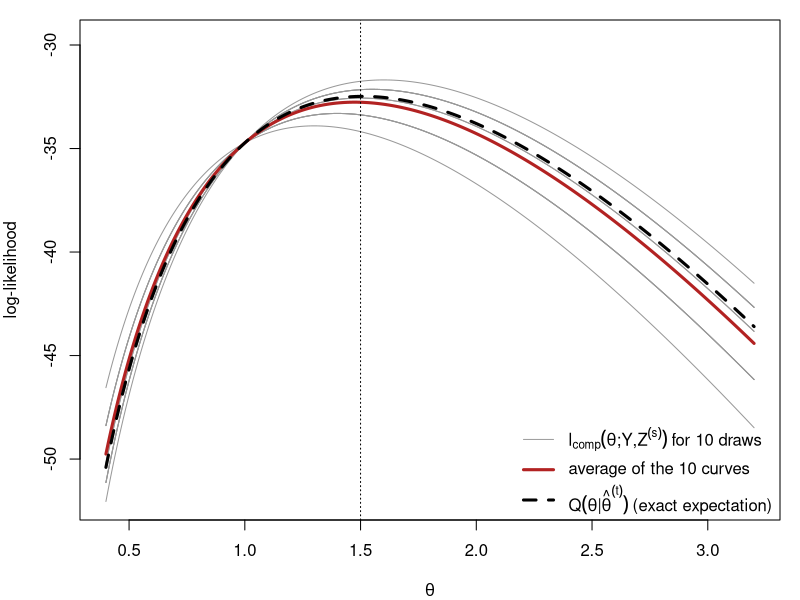
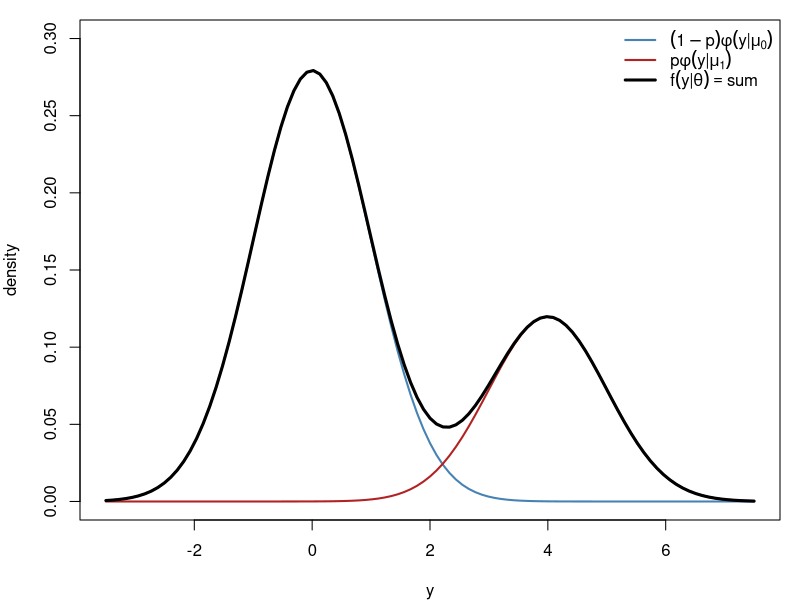
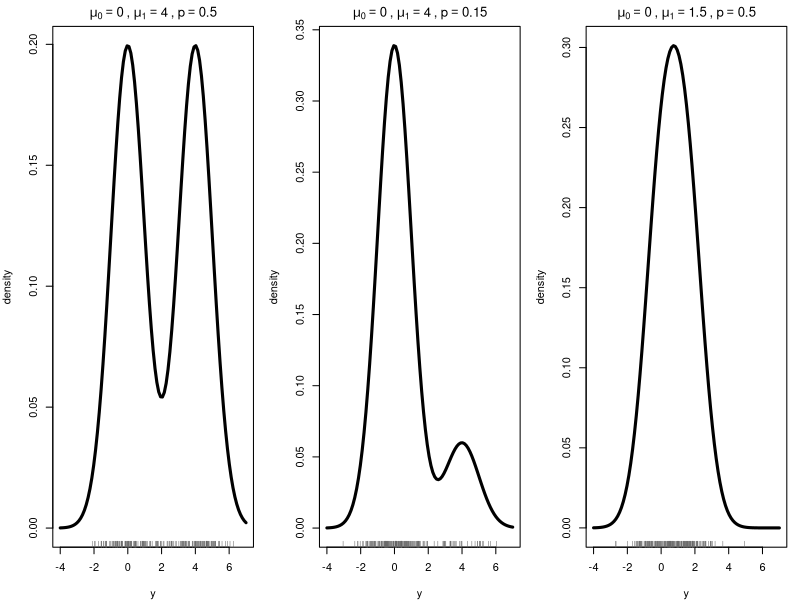
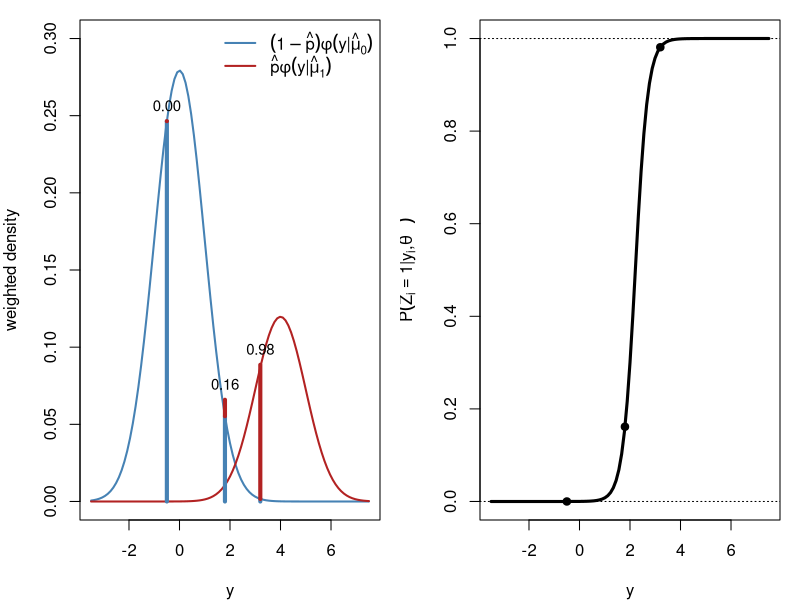
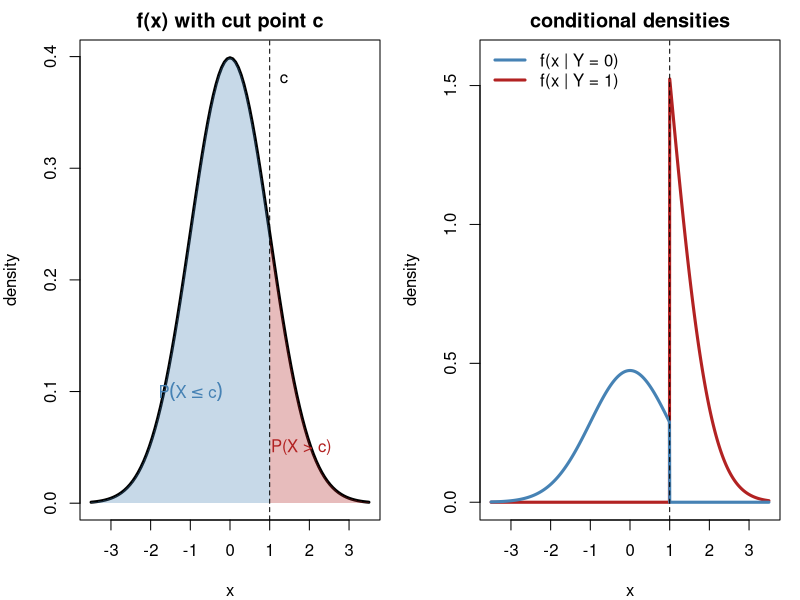
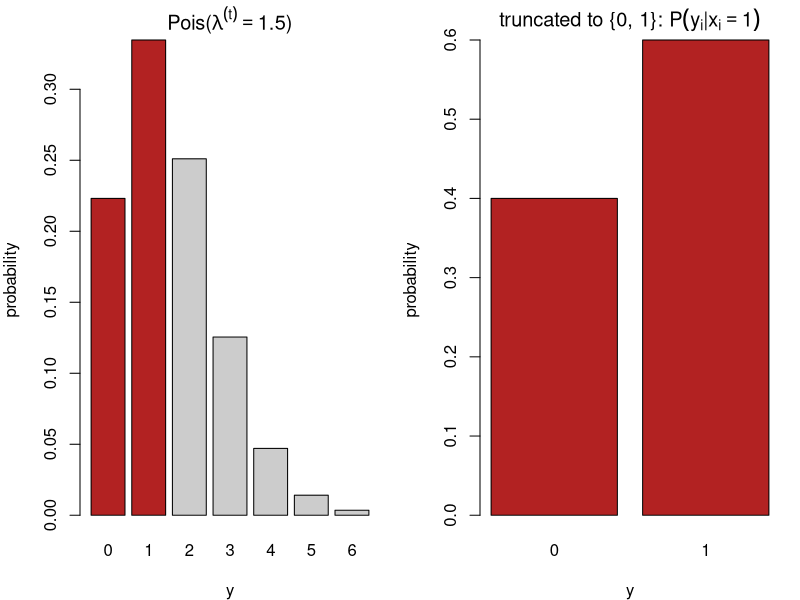
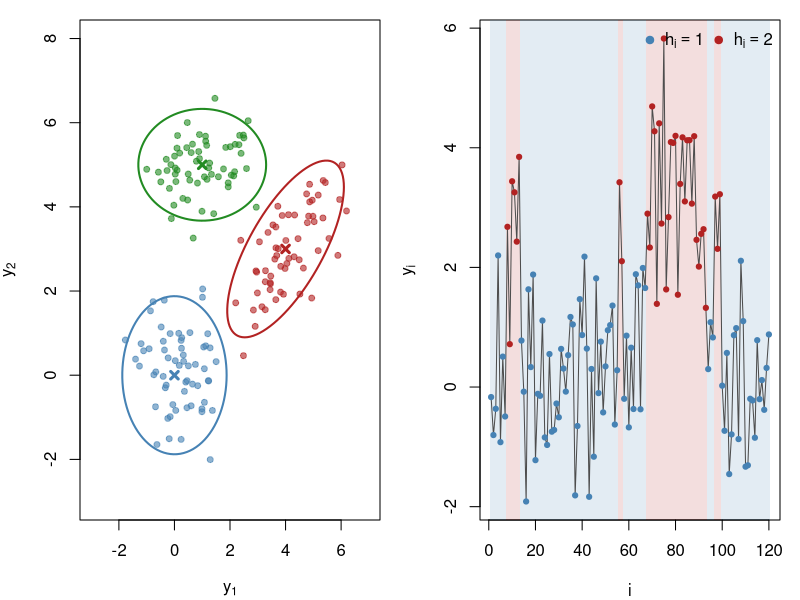
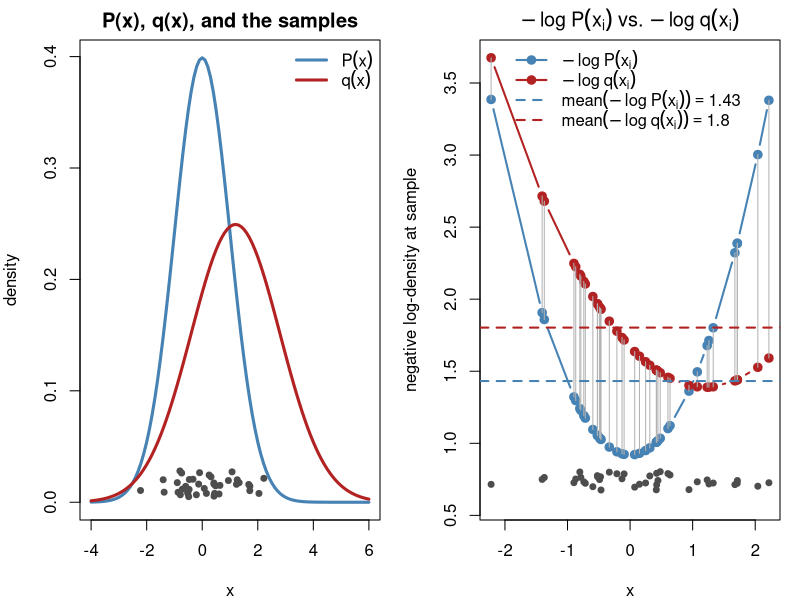

Recreate these plots in R, in order.
## ---- chunk 1
#| include: false
set.seed(812)
knitr::opts_chunk$set(echo = FALSE, fig.align = "center")
# censored Poisson example used in several figures (Section 3):
# m exact observations, ncen observations known only to satisfy y < 2
yobs <- c(3, 2, 4, 1, 3, 2, 5, 3); m <- length(yobs); ncen <- 12; n <- m + ncen
lobs <- function(l) sum(dpois(yobs, l, log = TRUE)) + ncen * log(ppois(1, l))
lcomp <- function(l, z) -n * l + log(l) * (sum(yobs) + sum(z)) - sum(lfactorial(yobs))
Qfun  <- function(l, lt) lcomp(l, rep(lt / (1 + lt), ncen))
lam <- seq(0.4, 3.2, length.out = 300)
## ---- chunk 2
#| fig-width: 9
#| fig-height: 5
lt <- 1.5; S <- 10
Z <- replicate(S, rbinom(ncen, 1, lt / (1 + lt)))            # draws of the censored y_i
curves <- sapply(1:S, function(s) sapply(lam, lcomp, z = Z[, s]))
Qexact <- sapply(lam, Qfun, lt = lt)
par(mar = c(4, 4, 1, 1))
matplot(lam, curves, type = "l", lty = 1, lwd = 1, col = "gray60", xlab = expression(theta),
        ylab = "log-likelihood", ylim = range(curves) + c(0, 2))
lines(lam, rowMeans(curves), lwd = 3, col = "firebrick")
lines(lam, Qexact, lwd = 3, col = "black", lty = 2)
abline(v = lt, lty = 3)
legend("bottomright", bty = "n", lwd = c(1, 3, 3), lty = c(1, 1, 2), col = c("gray60", "firebrick", "black"),
       legend = c(expression(l[comp](theta*";"*Y*","*Z^(s)) ~ "for 10 draws"),
                  "average of the 10 curves",
                  expression(Q(theta*"|"*hat(theta)^(t)) ~ "(exact expectation)")))
## ---- chunk 3
#| fig-width: 9
#| fig-height: 4.6
par(mar = c(4, 4, 1, 1)); mu0 <- 0; mu1 <- 4; p <- 0.3
curve((1 - p) * dnorm(x, mu0), -3.5, 7.5, lwd = 2, col = "steelblue", ylab = "density", xlab = "y",
      ylim = c(0, 0.3))
curve(p * dnorm(x, mu1), add = TRUE, lwd = 2, col = "firebrick")
curve((1 - p) * dnorm(x, mu0) + p * dnorm(x, mu1), add = TRUE, lwd = 3)
legend("topright", bty = "n", lwd = c(2, 2, 3), col = c("steelblue", "firebrick", "black"),
       legend = c(expression((1-p)*phi(y*"|"*mu[0])), expression(p*phi(y*"|"*mu[1])),
                  expression(f(y*"|"*theta) == "sum")))
## ---- chunk 4
#| fig-width: 10
#| fig-height: 4.4
par(mfrow = c(1, 3), mar = c(4, 4, 2, 1))
mix <- function(x, mu0, mu1, p) (1 - p) * dnorm(x, mu0) + p * dnorm(x, mu1)
for (s in list(c(0, 4, 0.5), c(0, 4, 0.15), c(0, 1.5, 0.5))) {
  curve(mix(x, s[1], s[2], s[3]), -4, 7, lwd = 3, xlab = "y", ylab = "density",
        main = bquote(mu[0] == .(s[1]) ~ "," ~ mu[1] == .(s[2]) ~ "," ~ p == .(s[3])))
  y <- ifelse(rbinom(200, 1, s[3]) == 1, rnorm(200, s[2]), rnorm(200, s[1]))
  rug(y, col = "gray40")
}
## ---- chunk 5
#| fig-width: 10
#| fig-height: 4.6
par(mfrow = c(1, 2), mar = c(4, 4, 1, 1)); mu0 <- 0; mu1 <- 4; p <- 0.3
f0 <- function(x) (1 - p) * dnorm(x, mu0); f1 <- function(x) p * dnorm(x, mu1)
curve(f0, -3.5, 7.5, lwd = 2, col = "steelblue", ylab = "weighted density", xlab = "y", ylim = c(0, 0.3))
curve(f1, add = TRUE, lwd = 2, col = "firebrick")
yi <- c(-0.5, 1.8, 3.2)
for (y in yi) { segments(y, 0, y, f0(y), col = "steelblue", lwd = 4)
  segments(y, f0(y), y, f0(y) + f1(y), col = "firebrick", lwd = 4)
  text(y, f0(y) + f1(y), sprintf("%.2f", f1(y) / (f0(y) + f1(y))), pos = 3, cex = 0.9) }
legend("topright", bty = "n", lwd = 2, col = c("steelblue", "firebrick"),
       legend = c(expression((1-hat(p))*phi(y*"|"*hat(mu)[0])), expression(hat(p)*phi(y*"|"*hat(mu)[1]))))
curve(f1(x) / (f0(x) + f1(x)), -3.5, 7.5, lwd = 3, xlab = "y",
      ylab = expression(P(Z[i] == 1*"|"*y[i]*","*hat(theta)^(t))))
abline(h = c(0, 1), lty = 3); points(yi, f1(yi) / (f0(yi) + f1(yi)), pch = 19)
## ---- chunk 6
#| fig-width: 10
#| fig-height: 4.8
par(mfrow = c(1, 2), mar = c(4, 4, 2, 1)); cc <- 1
curve(dnorm, -3.5, 3.5, lwd = 3, xlab = "x", ylab = "density", main = "f(x) with cut point c")
xs <- seq(cc, 3.5, length.out = 100)
polygon(c(xs, rev(xs)), c(dnorm(xs), rep(0, 100)), col = adjustcolor("firebrick", 0.3), border = NA)
xs <- seq(-3.5, cc, length.out = 100)
polygon(c(xs, rev(xs)), c(dnorm(xs), rep(0, 100)), col = adjustcolor("steelblue", 0.3), border = NA)
abline(v = cc, lty = 2); text(cc, 0.38, "c", pos = 4)
text(1.8, 0.05, "P(X > c)", col = "firebrick"); text(-1, 0.1, expression(P(X <= c)), col = "steelblue")
curve(dnorm(x) * (x > cc) / pnorm(cc, lower.tail = FALSE), -3.5, 3.5, lwd = 3, col = "firebrick",
      n = 1001, xlab = "x", ylab = "density", main = "conditional densities", ylim = c(0, 1.6))
curve(dnorm(x) * (x <= cc) / pnorm(cc), add = TRUE, lwd = 3, col = "steelblue", n = 1001)
abline(v = cc, lty = 2)
legend("topleft", bty = "n", lwd = 3, col = c("steelblue", "firebrick"),
       legend = c("f(x | Y = 0)", "f(x | Y = 1)"))
## ---- chunk 7
#| fig-width: 10
#| fig-height: 4.4
par(mfrow = c(1, 2), mar = c(4, 4, 2, 1)); lt <- 1.5; k <- 0:6
barplot(dpois(k, lt), names.arg = k, col = c("firebrick", "firebrick", rep("gray80", 5)),
        xlab = "y", ylab = "probability", main = bquote("Pois(" * lambda^(t) == .(lt) * ")"))
barplot(c(1, lt) / (1 + lt), names.arg = 0:1, col = "firebrick", xlab = "y", ylab = "probability",
        main = expression("truncated to {0, 1}: " * P(y[i]*"|"*x[i] == 1)))
## ---- chunk 8
#| fig-width: 6
#| fig-height: 4.6
par(mar = c(4, 4, 1, 1))
ctr <- rbind(c(0, 0), c(4, 3), c(1, 5))
Sig <- list(diag(2) * 0.8, matrix(c(1, 0.7, 0.7, 1), 2), diag(c(1.2, 0.4)))
cols <- c("steelblue", "firebrick", "forestgreen"); ang <- seq(0, 2 * pi, length.out = 100)
plot(NA, xlim = c(-3, 7), ylim = c(-3, 8), xlab = expression(y[1]), ylab = expression(y[2]))
for (k in 1:3) { R <- chol(Sig[[k]])
  pts <- matrix(rnorm(120), 60) %*% R + rep(ctr[k, ], each = 60)
  points(pts, col = adjustcolor(cols[k], 0.6), pch = 19, cex = 0.8)
  ell <- (cbind(cos(ang), sin(ang)) * 2.1) %*% R + rep(ctr[k, ], each = 100)
  lines(ell, col = cols[k], lwd = 2); points(ctr[k, 1], ctr[k, 2], pch = 4, lwd = 3, col = cols[k]) }
## ---- chunk 9
#| fig-width: 10
#| fig-height: 3.4
par(mar = c(4, 4, 1, 1)); N <- 120; P <- matrix(c(0.95, 0.05, 0.1, 0.9), 2, byrow = TRUE)
h <- integer(N); h[1] <- 1; for (i in 2:N) h[i] <- sample(1:2, 1, prob = P[h[i - 1], ])
y <- rnorm(N, mean = c(0, 3)[h])
plot(y, type = "n", xlab = "i", ylab = expression(y[i]))
r <- rle(h); e <- cumsum(r$lengths); s <- c(1, head(e, -1) + 1)
rect(s - 0.5, par("usr")[3], e + 0.5, par("usr")[4],
     col = adjustcolor(c("steelblue", "firebrick")[r$values], 0.15), border = NA)
lines(y, col = "gray30"); points(y, pch = 19, col = c("steelblue", "firebrick")[h], cex = 0.7)
legend("topright", bty = "n", pch = 19, col = c("steelblue", "firebrick"),
       legend = c(expression(h[i] == 1), expression(h[i] == 2)), horiz = TRUE)
## ---- chunk 10
#| fig-width: 10
#| fig-height: 4.6
par(mfrow = c(1, 2), mar = c(4, 4, 2, 1))
mu_p <- 0; sd_p <- 1; mu_q <- 1.2; sd_q <- 1.6; nsamp <- 40
x  <- rnorm(nsamp, mu_p, sd_p)                   # samples from P
nlp <- -dnorm(x, mu_p, sd_p, log = TRUE)         # -log P(x_i)
nlq <- -dnorm(x, mu_q, sd_q, log = TRUE)         # -log q(x_i)

curve(dnorm(x, mu_p, sd_p), -4, 6, lwd = 3, col = "steelblue", xlab = "x", ylab = "density",
      main = "P(x), q(x), and the samples")
curve(dnorm(x, mu_q, sd_q), add = TRUE, lwd = 3, col = "firebrick")
points(x, runif(nsamp, 0.005, 0.03), pch = 19, col = "gray30", cex = 0.8)   # jittered observations
legend("topright", bty = "n", lwd = 3, col = c("steelblue", "firebrick"),
       legend = c(expression(P(x)), expression(q(x))))

ord <- order(x)
yr  <- range(c(nlp, nlq)); gap <- diff(yr)
plot(x[ord], nlp[ord], type = "b", pch = 19, col = "steelblue", lwd = 2,
     xlab = "x", ylab = "negative log-density at sample",
     ylim = c(yr[1] - 0.12 * gap, yr[2]),
     main = expression(-log~P(x[i])~vs.~-log~q(x[i])))
lines(x[ord], nlq[ord], type = "b", pch = 19, col = "firebrick", lwd = 2)
segments(x[ord], nlp[ord], x[ord], nlq[ord], col = "gray70")
abline(h = mean(nlp), col = "steelblue", lty = 2, lwd = 2)
abline(h = mean(nlq), col = "firebrick", lty = 2, lwd = 2)
points(x, yr[1] - 0.09 * gap + runif(nsamp, 0, 0.05 * gap), pch = 19, col = "gray30", cex = 0.8)
legend("top", bty = "n", lwd = 2, lty = c(1, 1, 2, 2), pch = c(19, 19, NA, NA),
       col = c("steelblue", "firebrick", "steelblue", "firebrick"),
       legend = c(expression(-log~P(x[i])), expression(-log~q(x[i])),
                  bquote(mean(-log~P(x[i])) == .(round(mean(nlp), 2))),
                  bquote(mean(-log~q(x[i])) == .(round(mean(nlq), 2)))))
## ---- chunk 11
#| fig-width: 9
#| fig-height: 4.4
par(mar = c(3.5, 1, 1, 1))
th <- seq(0, 10, length.out = 300)
lo <- function(t) 3.2 - 0.045 * (t - 5.2)^2 + 0.5 * sin(t / 2.2)   # observed log-likelihood
av <- function(t) lo(t) - (1.4 - 0.45 * (t - 3))                    # an arbitrary average complete log-likelihood
plot(th, lo(th), type = "n", ylim = c(-1.5, 4.2), axes = FALSE, xlab = "", ylab = "")
mtext(expression(theta), side = 1, line = 1.5, cex = 1.3)
lines(th, lo(th), lwd = 3, col = "steelblue")
lines(th, av(th), lwd = 3, col = "firebrick")
text(0, lo(0) + 0.9, expression(l[obs](theta)), col = "steelblue", adj = 0, cex = 1.3)
text(9.9, av(9.9) + 0.5, expression(integral(tilde(P)(z)*log*P(Y*","*z*"|"*theta)*dz)),
     col = "firebrick", adj = 1, cex = 1.1)
for (t0 in c(3, 7.5)) {
    arrows(t0, av(t0), t0, lo(t0), code = 3, length = 0.08, lwd = 2)
    text(if (t0 == 3) t0 - 0.15 else t0 + 0.15, (av(t0) + lo(t0)) / 2 - if (t0 == 3) 0.4 else 0, expression(H(tilde(P), P[Z](.*"|"*Y*","*theta))), adj = if (t0 == 3) 1 else 0, cex = 1.2)
    segments(t0, -1.5, t0, min(av(t0), lo(t0)), lty = 3, col = "gray50")
}
axis(1, at = c(3, 7.5), labels = c(expression(theta[1]), expression(theta[2])), tick = TRUE)
## ---- chunk 12
#| fig-width: 9
#| fig-height: 3.9
par(mar = c(3.5, 1, 0.5, 1))
th <- seq(0, 10, length.out = 300)
t0 <- 3; t1 <- 6                                         # theta^(t), theta^(t+1)
Q  <- function(t) 2.6 - 0.07 * (t - t1)^2                # Q(theta | theta^(t)), maximised at theta^(t+1)
H  <- function(t) 0.8 + 0.04 * (t - t0)^2                # cross-entropy, smallest at theta^(t) (Gibbs)
lo <- function(t) Q(t) + H(t)                            # l_obs
plot(th, lo(th), type = "n", ylim = c(-0.5, 5), axes = FALSE, xlab = "", ylab = "")
mtext(expression(theta), side = 1, line = 1.8, cex = 1.3)
lines(th, lo(th), lwd = 3, col = "steelblue")
lines(th, Q(th),  lwd = 3, col = "firebrick")
text(9.9, lo(9.9) + 0.35, expression(l[obs](theta)), col = "steelblue", adj = 1, cex = 1.3)
text(9.9, Q(9.9) - 0.35, expression(Q(theta*"|"*hat(theta)^(t))), col = "firebrick", adj = 1, cex = 1.3)
segments(c(t0, t1), -0.5, c(t0, t1), c(lo(t0), lo(t1)), lty = 3, col = "gray50")
segments(0.1, c(Q(t0), lo(t0)), t1, c(Q(t0), lo(t0)), lty = 3, col = "gray50")
segments(0.1, c(Q(t1), lo(t1)), t1, c(Q(t1), lo(t1)), lty = 3, col = "gray50")
for (x in c(t0, t1)) arrows(x, Q(x), x, lo(x), code = 3, length = 0.07, lwd = 2)
text(t0 + 0.15, Q(t0) - 0.35, expression(H(P(.*"|"*Y*","*hat(theta)^(t)), P(.*"|"*Y*","*hat(theta)^(t)))), adj = 0, cex = 1.0)
text(t1 + 0.15, (Q(t1) + lo(t1)) / 2, expression(H(P(.*"|"*Y*","*hat(theta)^(t)), P(.*"|"*Y*","*hat(theta)^(t+1))) ~ "(larger)"), adj = 0, cex = 1.0)
arrows(0.3, Q(t0), 0.3, Q(t1), length = 0.07, lwd = 2, col = "firebrick")
text(0.45, (Q(t0) + Q(t1)) / 2, expression(Delta*Q >= 0), adj = 0, col = "firebrick", cex = 1.1)
arrows(0.3, lo(t0), 0.3, lo(t1), length = 0.07, lwd = 2, col = "steelblue")
text(0.45, (lo(t0) + lo(t1)) / 2, expression(Delta*l[obs] >= 0), adj = 0, col = "steelblue", cex = 1.2)
axis(1, at = c(0, 10), labels = FALSE, lwd.ticks = 0)                       # the theta axis
arrows(9.6, par("usr")[3], 10.1, par("usr")[3], length = 0.1, xpd = NA)
axis(1, at = c(1, t0, t1), labels = c(expression(hat(theta)^(t-1)), expression(hat(theta)^(t)), expression(hat(theta)^(t+1))), tick = TRUE)
mtext(expression(theta), side = 1, line = 1.8, at = 10.1, cex = 1.3)
## ---- chunk 13
#| fig-width: 9
#| fig-height: 4.6
par(mar = c(3.5, 1, 0.5, 1))
fcol <- "#6CA6E0"                                                  # light blue: the F curves
th <- seq(0, 10, length.out = 300); t0 <- 3
lo <- function(t) 3.5 - 0.15 * (t - 6.5)^2                      # l_obs
B0 <- function(t) lo(t) - 0.2625 * (t - 1)^2              # F(P~_{t-1}, theta): touches l_obs at theta^(t-1), maximised at theta^(t)
B2 <- function(t) lo(t) - 1.2 - 0.2625 * (t - 1.9)^2                       # F(P~, theta) for another P~ close to P~_{t-1}: below l_obs everywhere, below F(P~_{t-1}) at theta^(t-1)
B1 <- function(t) lo(t) - 0.1 * (t - t0)^2                     # F(P~_t, theta): touches l_obs at theta^(t)
t1 <- optimize(B1, c(0, 10), maximum = TRUE)$maximum             # M-step
plot(th, lo(th), type = "n", ylim = c(-5.8, 5.0), axes = FALSE, xlab = "", ylab = "")
lines(th, lo(th), lwd = 3, col = "steelblue")
lines(th, ifelse(B0(th) > -3.0, B0(th), NA), lwd = 3, lty = 2, col = fcol)
lines(th, ifelse(B2(th) > -3.0, B2(th), NA), lwd = 3, lty = 3, col = "gray45")
lines(th, ifelse(B1(th) > -3.0, B1(th), NA), lwd = 3, lty = 2, col = fcol)
points(1, lo(1), pch = 19, col = fcol, cex = 1.3)
text(0, 4.8, expression(F(tilde(P)[t], theta) == Q(theta*"|"*hat(theta)^(t)) + H(tilde(P)[t], tilde(P)[t])), col = fcol, adj = 0, cex = 1.2)
text(0, 3.85, expression(phantom(F(tilde(P)[t], theta)) == l[obs](theta) - KL(tilde(P)[t]*"||"*P(.*"|"*Y*","*theta))), col = fcol, adj = 0, cex = 1.2)
segments(c(t0, t1), -5.8, c(t0, t1), c(B0(t0), lo(t1)), lty = 3, col = "gray50")
arrows(t0, B0(t0), t0, lo(t0), length = 0.08, lwd = 3, col = "forestgreen")
arrows(1, B2(1), 1, lo(1) - 0.06, length = 0.08, lwd = 3, col = "forestgreen")   # the E-step before: raises F to l_obs at theta^(t-1)
text(t0 + 0.2, 1.05, expression(bold("E-step:")~tilde(P)[t]~"="~P(.*"|"*Y*","*hat(theta)^(t))), adj = 0, col = "forestgreen", cex = 1.0)
text(1.2, B2(1) + 0.3, expression(bold("E-step")), adj = 0, col = "forestgreen", cex = 1.0)
points(t0, lo(t0), pch = 19, col = fcol, cex = 1.3)
arrows(t0 + 0.1, B1(t0) + 0.04, t1, B1(t1), length = 0.08, lwd = 3, col = "darkorange")
text((t0 + t1) / 2 + 0.2, B1((t0 + t1) / 2) - 0.45, expression(bold("M-step")), col = "darkorange", adj = 0, cex = 1.1)
arrows(t1, B1(t1), t1, lo(t1), length = 0.06, lwd = 2, code = 3)
text(t1 + 0.15, (B1(t1) + lo(t1)) / 2 - 0.1, expression(l[obs]~"is even higher"), adj = 0, cex = 1.0)
legend("bottomright", bty = "n", lwd = 3, lty = c(1, 2, 2, 3), cex = 1.0, y.intersp = 1.3,
       col = c("steelblue", fcol, fcol, "gray45"),
       legend = c(expression(l[obs](theta)),
                  expression(F(tilde(P)[t], theta)),
                  expression(F(tilde(P)[t-1], theta)),
                  expression(F(tilde(P), theta)~"for another"~tilde(P))))
axis(1, at = c(0, 10), labels = FALSE, lwd.ticks = 0)                       # the theta axis
arrows(9.6, par("usr")[3], 10.1, par("usr")[3], length = 0.1, xpd = NA)
axis(1, at = c(1, t0, t1), labels = c(expression(hat(theta)^(t-1)), expression(hat(theta)^(t)), expression(hat(theta)^(t+1))), tick = TRUE)
mtext(expression(theta), side = 1, line = 1.8, at = 10.1, cex = 1.3)
